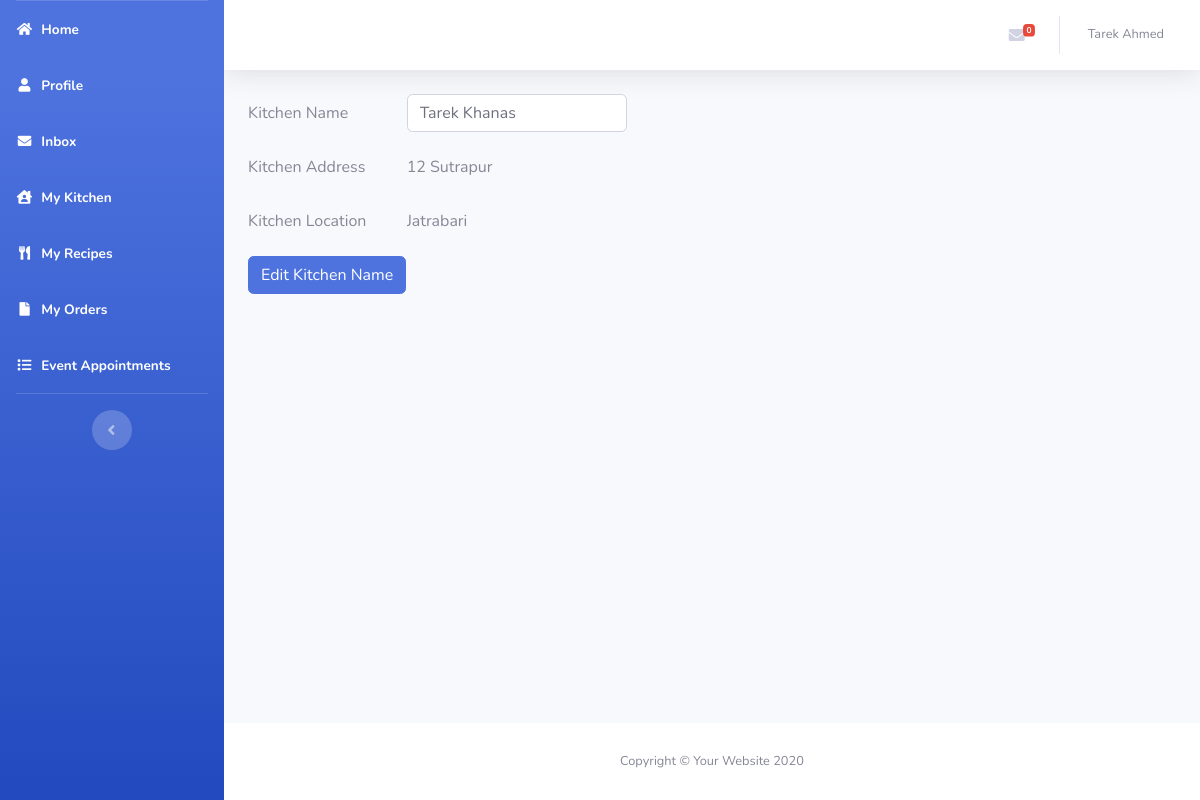
The page /chef/my-kitchen.php (signed in) on the database its author committed.
### tables this page shows
CREATE TABLE `chefs` (
  `chef_id` int(11) NOT NULL,
  `chef_name` varchar(255) NOT NULL,
  `chef_email` varchar(255) NOT NULL,
  `chef_address` varchar(255) NOT NULL,
  `chef_phone` varchar(255) NOT NULL,
  `bkash` varchar(255) NOT NULL,
  `pw` varchar(255) NOT NULL,
  `nid` varchar(255) NOT NULL,
  `code` varchar(255) NOT NULL,
  `status` int(11) NOT NULL DEFAULT 0,
  `role` int(11) NOT NULL DEFAULT 2
);

CREATE TABLE `kitchen` (
  `kitchen_id` int(11) NOT NULL,
  `chef_id` int(11) NOT NULL,
  `kitchen_name` varchar(255) NOT NULL,
  `kitchen_address` varchar(255) NOT NULL,
  `location` varchar(255) NOT NULL,
  `rating` varchar(255) NOT NULL DEFAULT '0',
  `rating_count` int(11) NOT NULL DEFAULT 0,
  `status` int(11) NOT NULL DEFAULT 0
);

### chef/my-kitchen.php (the view, shortened to what this page needs)
<?php include_once 'header.php'; ?>
        <div class="container-fluid">
          <?php
            $sql = "SELECT * FROM kitchen WHERE chef_id='$id'";
            $result = $conn->query($sql);
            if($result->num_rows > 0) {
              while($row = $result->fetch_assoc()) { ?>
                <form action="edit-kitchen.php" method="POST">
                  <div class="form-group row">
                    <label for="kitchen" class="col-sm-2 col-form-label">Kitchen Name</label>
                    <div class="col-sm-auto">
                      <input type="text" class="form-control" name="kitchen" value="<?=$row['kitchen_name']?>" required>
                    </div>
                  </div>
                  <div class="form-group row">
                    <label for="address" class="col-sm-2 col-form-label">Kitchen Address</label>
                    <div class="col-sm-6">
                      <input type="text" readonly class="form-control-plaintext" name="address" value="<?=$row['kitchen_address']?>" required>
                    </div>
                  </div>
                  <div class="form-group row">
                    <label for="location" class="col-sm-2 col-form-label">Kitchen Location</label>
                    <div class="col-sm-6">
                      <input type="text" readonly class="form-control-plaintext" id="location" required value="<?=$row['location']?>">
                    </div>
                  </div>
                  <div class="row">
                    <div class="col-auto">
                      <button type="submit" class="btn btn-primary">Edit Kitchen Name</button>
                    </div>
                  </div>
                </form>
        <?php }
      }
          ?>
        </div>
      </div>
<?php include_once 'footer.php'; ?>

### chef/header.php (shortened to what this page needs)
<?php
  $id = $_SESSION['id'];
?>
<!DOCTYPE html>
<html lang="en">
<head>
  <link href="../panel/vendor/fontawesome-free/css/all.min.css" rel="stylesheet" type="text/css">
  <link href="../panel/css/sb-admin-2.min.css" rel="stylesheet">
  <link href="../panel/css/style.css" rel="stylesheet">
  <link href="../panel/vendor/datatables/dataTables.bootstrap4.min.css" rel="stylesheet">
</head>
<body id="page-top">
  <div id="wrapper">
    <ul class="navbar-nav bg-gradient-primary sidebar sidebar-dark accordion" id="accordionSidebar">
      <li class="nav-item active">
        <a class="nav-link" href="../index.php">
          <i class="fas fa-fw fa-home"></i>
          <span>Home</span></a>
      </li>
      <li class="nav-item active">
        <a class="nav-link" href="chef-profile.php">
          <i class="fas fa-fw fa-user"></i>
          <span>Profile</span></a>
      </li>
      <li class="nav-item active">
        <a class="nav-link" href="messages.php">
          <i class="fas fa-fw fa-envelope"></i>
          <span>Inbox</span></a>
      </li>
      <li class="nav-item active">
        <a class="nav-link" href="my-kitchen.php">
          <i class="fas fa-fw fa-house-user"></i>
          <span>My Kitchen</span></a>
      </li>
      <li class="nav-item active">
        <a class="nav-link" href="chef-recipe.php">
          <i class="fas fa-fw fa-utensils"></i>
          <span>My Recipes</span></a>
      </li>
      <li class="nav-item active">
        <a class="nav-link" href="chef-order.php">
          <i class="fas fa-fw fa-file"></i>
          <span>My Orders</span></a>
      </li>
      <li class="nav-item active">
        <a class="nav-link" href="chef-hire.php">
          <i class="fas fa-fw fa-list"></i>
          <span>Event Appointments</span></a>
      </li>
      <hr class="sidebar-divider d-none d-md-block">
      <div class="text-center d-none d-md-inline">
        <button class="rounded-circle border-0" id="sidebarToggle"></button>
      </div>
    </ul>
    <div id="content-wrapper" class="d-flex flex-column">
      <div id="content">
        <nav class="navbar navbar-expand navbar-light bg-white topbar mb-4 static-top shadow">
          <ul class="navbar-nav ml-auto">
            <?php
              $conn = connect();
              $sql = "SELECT * FROM conversations WHERE chef_id = '$id' AND status_c = '1'";
              $result = $conn->query($sql);
              $newNoti = mysqli_num_rows($result);
            ?>
            <li class="nav-item dropdown no-arrow mx-1">
              <a class="nav-link dropdown-toggle" href="#" id="alertsDropdown" role="button" data-toggle="dropdown" aria-haspopup="true" aria-expanded="false">
                <i class="fas fa-envelope fa-fw"></i>
                <span class="badge badge-danger badge-counter"><?=$newNoti?></span>
              </a>
            </li>
            <li class="nav-item dropdown no-arrow">
              <a class="nav-link dropdown-toggle" href="#" id="userDropdown" role="button" data-toggle="dropdown" aria-haspopup="true" aria-expanded="false">
                <?php
                  $sql = "SELECT * FROM chefs WHERE chef_id='$id'";
                  $result = $conn->query($sql);
                  while($row = $result->fetch_assoc()) { ?>
                    <span class="mr-2 d-none d-lg-inline text-gray-600 small"><?=$row['chef_name']?></span>
                <?php }
                ?>
              </a>
            </li>
          </ul>
        </nav>

### rows shown on the page
chefs: chef_name "Tarek Ahmed"
kitchen: kitchen "Tarek Khanas", address "12 Sutrapur", location "Jatrabari"

### other values the page prints
$newNoti "0"
